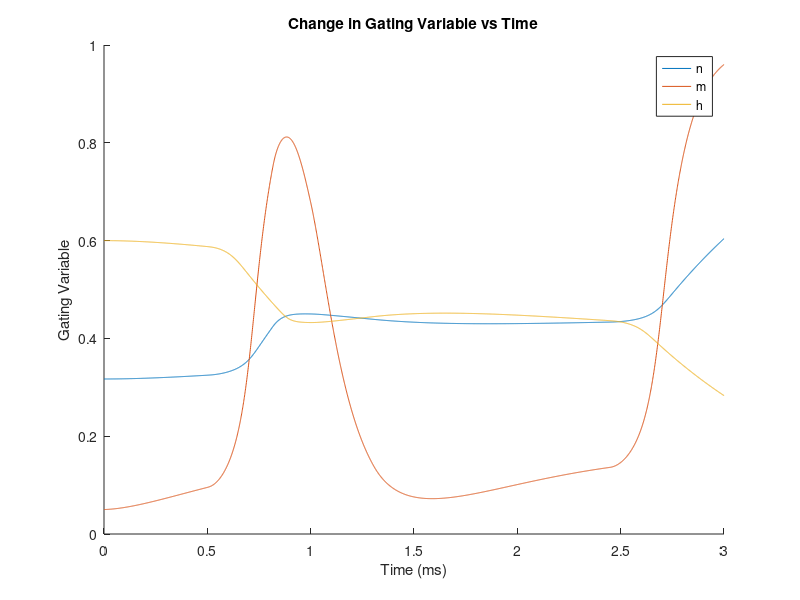
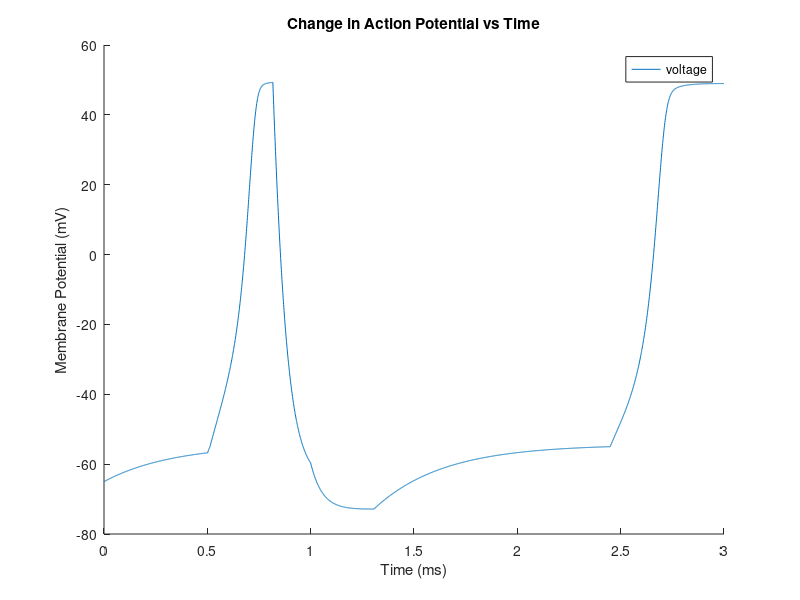

Write the MATLAB code that produced these figures, in order.
% hw3_ex1_whsolo_sorhom.m
% Will Solow and Skye Rhomberg
% CS346 - Spring 2020
% HW3 - HH simulations

% This code simulates the HH Model without the ATPase pump, graphing V, m,
% n, and h with respect to time

% TO RUN: Press F5

% simulation length and change in time (in seconds)
sim_length = 3;
dt = .001;
num_iterations = sim_length/dt;

% Initializing constants
I_max = 15;
I = 0; % applied current
C_M = .1; % capacitance

% initial voltage and gating probabilities
V_init = -65; % action potential (mV)
n_init = .317; % potassium activation gating probability
m_init = .05; % sodium activation gating probability
h_init = .6; % sodium inactivation gating probability

% Gating constants. Controls when the gates open and close based on the
% voltage
Na_open = -55;
Na_close = 49.3;
K_open = 49.3;

% default is that both channels start as closed - 0 is closed, 1 is open
% used to keep track if the voltage gated channels are open to control
% current
Na_On = 0;
K_On = 0;

% displacements from equilibrium potential K: potassium, Na: sodium, L: leakage
% used in calculating the currents of K, Na, and L
V_K = -77;
V_Na = 50;
V_L = -54.4;

% conductance constants K: potassium, Na: sodium, L: leakage
% used in caculating the currents of K, Na, and L
g_K  = 36;
g_Na = 120;
g_L  = .3;

% assign initial values to voltage and gate constants
t(1) = 0;
V(1) = V_init;
n(1) = n_init;
m(1) = m_init;
h(1) = h_init;

% calculating opening and closing rate constants
% used in calculating the probablities of a gate being open for 
% n, m, and h, the gates of K, Na, and L

% opening rate constants
a_n = @(V) .01  * (V+55) / (1 - exp(-(V+55) / 10));
a_m = @(V) .1   * (V+40) / (1 - exp(-(V+40) / 10));
a_h = @(V) .07  *               exp(-(V+65) / 20) ;
% closing rate constants
b_n = @(V) .125 *               exp(-(V+65) / 80) ;
b_m = @(V) 4    *               exp(-(V+65) / 18) ;
b_h = @(V) 1             / (1 + exp(-(V+35) / 10));

% calculating rate of change of n, m, and h (gating variables)
dNdt = @(V, n, m, h) a_n(V) * (1-n) - b_n(V) * n;
dMdt = @(V, n, m, h) a_m(V) * (1-m) - b_m(V) * m;
dHdt = @(V, n, m, h) a_h(V) * (1-h) - b_h(V) * h;

% calculating currents of K, NA, and L
% used in the model to compute change in voltage
% K channel only on when voltage is greater
% logical operator implements gating, returns 1 if gate is open, 0 if
% closed. Leakage has no gating as it is always open
I_K  = @(V, n) g_K  * n^4 *(V-V_K);
I_Na = @(V, m, h) g_Na  * m^3 * h * (V-V_Na);
I_L  = @(V) g_L * (V-V_L);

% calculating rate of change of voltage based on currents
dVdt = @(V, n, m, h, I, Na_On, K_On) (I - K_On*I_K(V,n) - Na_On*I_Na(V,m,h) - ...
    I_L(V)) / C_M;

% when to start and end the current
curr_start = .5;
curr_length = .5;
curr_end = curr_start + curr_length;

% simulation loop
for i=1:num_iterations
    % update time
    t(i+1)= i * dt;
    
    % compute RK4 estimations
    % del 1 estimates
    dV1 = dVdt(V(i)      , n(i)      , m(i)      , h(i)      , I, Na_On, K_On)*dt;
    dN1 = dNdt(V(i)      , n(i)      , m(i)      , h(i)      )*dt;
    dM1 = dMdt(V(i)      , n(i)      , m(i)      , h(i)      )*dt;
    dH1 = dHdt(V(i)      , n(i)      , m(i)      , h(i)      )*dt;
    
    % del 2 estimates
    dV2 = dVdt(V(i)+dV1/2, n(i)+dN1/2, m(i)+dM1/2, h(i)+dH1/2, I, Na_On, K_On)*dt;
    dN2 = dNdt(V(i)+dV1/2, n(i)+dN1/2, m(i)+dM1/2, h(i)+dH1/2)*dt;
    dM2 = dMdt(V(i)+dV1/2, n(i)+dN1/2, m(i)+dM1/2, h(i)+dH1/2)*dt;
    dH2 = dHdt(V(i)+dV1/2, n(i)+dN1/2, m(i)+dM1/2, h(i)+dH1/2)*dt;
    
    %del 3 estimates
    dV3 = dVdt(V(i)+dV2/2, n(i)+dN2/2, m(i)+dM2/2, h(i)+dH2/2, I, Na_On, K_On)*dt;
    dN3 = dNdt(V(i)+dV2/2, n(i)+dN2/2, m(i)+dM2/2, h(i)+dH2/2)*dt;
    dM3 = dMdt(V(i)+dV2/2, n(i)+dN2/2, m(i)+dM2/2, h(i)+dH2/2)*dt;
    dH3 = dHdt(V(i)+dV2/2, n(i)+dN2/2, m(i)+dM2/2, h(i)+dH2/2)*dt;
    
    % del 4 estimates
    dV4 = dVdt(V(i)+dV3  , n(i)+dN3  , m(i)+dM3  , h(i)+dH3  , I, Na_On, K_On)*dt;
    dN4 = dNdt(V(i)+dV3  , n(i)+dN3  , m(i)+dM3  , h(i)+dH3  )*dt;
    dM4 = dMdt(V(i)+dV3  , n(i)+dN3  , m(i)+dM3  , h(i)+dH3  )*dt;
    dH4 = dHdt(V(i)+dV3  , n(i)+dN3  , m(i)+dM3  , h(i)+dH3  )*dt;
    
    % start/end current pulse
    I = (i*dt > curr_start & i*dt < curr_end) * I_max;
    
    % compute value at next time step
    V(i+1) = V(i) + (dV1 + 2*dV2 + 2*dV3 + dV4)/6;
    n(i+1) = n(i) + (dN1 + 2*dN2 + 2*dN3 + dN4)/6;
    m(i+1) = m(i) + (dM1 + 2*dM2 + 2*dM3 + dM4)/6;
    h(i+1) = h(i) + (dH1 + 2*dH2 + 2*dH3 + dH4)/6;
    
    % check to see if Na and K gates are open/closed
    % Voltage is above base threshold and below max, Ka channel not open
    Na_On = (V(i+1) > Na_open & V(i+1) < Na_close) & ~(K_On);
    % Voltage is above threshold or voltage is decreasing
    K_On = ((V(i+1) > K_open) | (V(i+1)-V(i) < 0));
end

figure;
hold on;
title("Change in Gating Variable vs Time");
xlabel("Time (ms)");
ylabel("Gating Variable");
plot(t,n);
plot(t,m);
plot(t,h);
legend('n', 'm', 'h');

figure;
hold on;
title("Change in Action Potential vs Time");
xlabel("Time (ms)");
ylabel("Membrane Potential (mV)");
plot(t,V);
legend('voltage');
